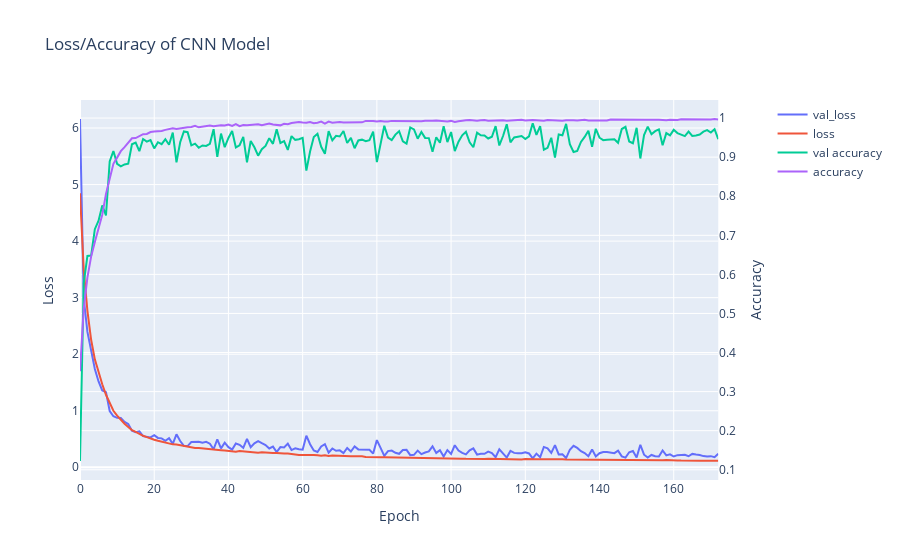

Notebook code cell kept with this figure:
### Code cell
# Create figure with secondary y-axis
fig = make_subplots(specs=[[{"secondary_y": True}]])

# Add traces
fig.add_trace(
    go.Scatter( y=history.history['val_loss'], name="val_loss"),
    secondary_y=False,
)

fig.add_trace(
    go.Scatter( y=history.history['loss'], name="loss"),
    secondary_y=False,
)

fig.add_trace(
    go.Scatter( y=history.history['val_acc'], name="val accuracy"),
    secondary_y=True,
)

fig.add_trace(
    go.Scatter( y=history.history['acc'], name="accuracy"),
    secondary_y=True,
)

# Add figure title
fig.update_layout(
    title_text="Loss/Accuracy of CNN Model"
)

# Set x-axis title
fig.update_xaxes(title_text="Epoch")

# Set y-axes titles
fig.update_yaxes(title_text="Loss", secondary_y=False)
fig.update_yaxes(title_text="Accuracy", secondary_y=True)

fig.show()

### Figure 1 — Plotly figure (JSON) as saved in the notebook; plotly's stock layout.template omitted (floating-point values rounded to 4 significant figures; data arrays with more than 128 entries replaced by an {"elided": "..."} marker saying what was removed)
{"data": [{"name": "val_loss", "type": "scatter", "xaxis": "x", "y": {"elided": "173 float values"}, "yaxis": "y"}, {"name": "loss", "type": "scatter", "xaxis": "x", "y": {"elided": "173 float values"}, "yaxis": "y"}, {"name": "val accuracy", "type": "scatter", "xaxis": "x", "y": {"elided": "173 float values"}, "yaxis": "y2"}, {"name": "accuracy", "type": "scatter", "xaxis": "x", "y": {"elided": "173 float values"}, "yaxis": "y2"}], "layout": {"title": {"text": "Loss/Accuracy of CNN Model"}, "xaxis": {"anchor": "y", "domain": [0, 0.94], "title": {"text": "Epoch"}}, "yaxis": {"anchor": "x", "domain": [0, 1], "title": {"text": "Loss"}}, "yaxis2": {"anchor": "x", "overlaying": "y", "side": "right", "title": {"text": "Accuracy"}}}}
